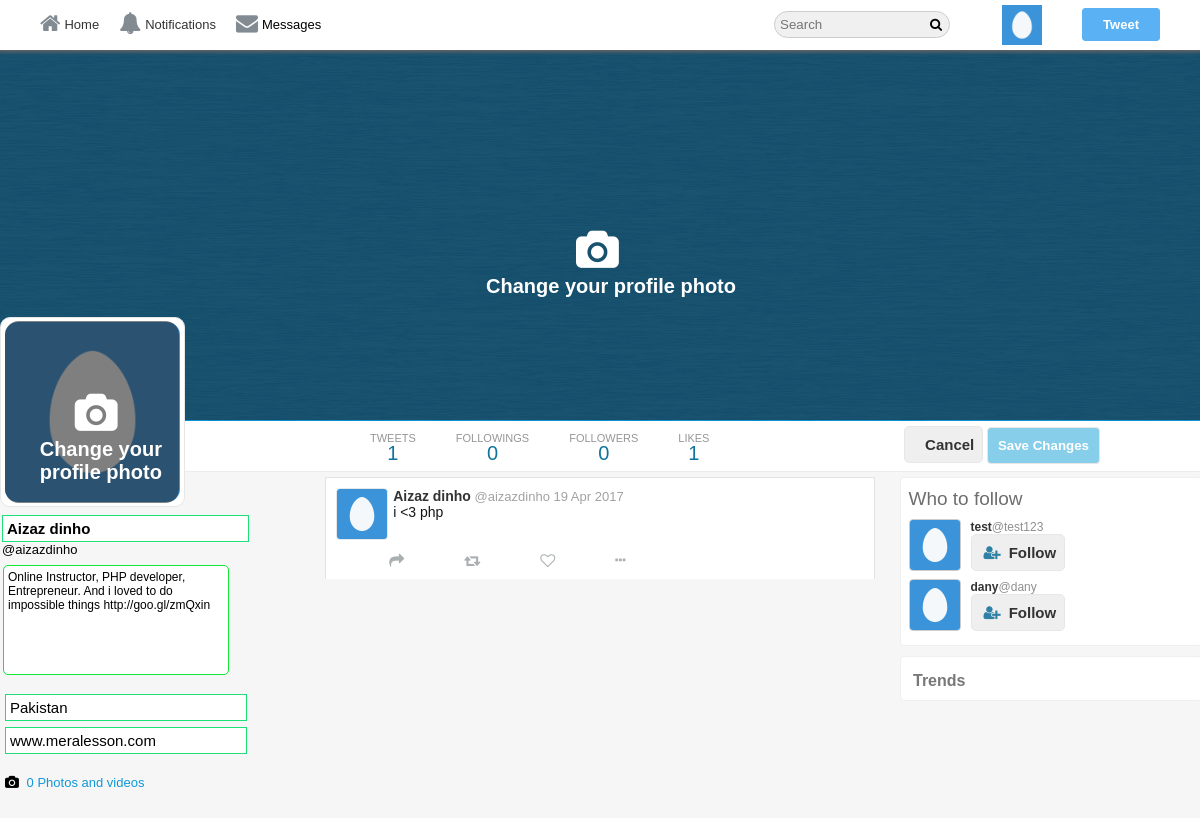
The page /profileEdit.php (signed in) on the database its author committed.
### tables this page shows
CREATE TABLE `users` (
  `user_id` int(11) NOT NULL,
  `username` varchar(140) DEFAULT NULL,
  `email` varchar(40) NOT NULL,
  `password` varchar(255) NOT NULL,
  `screenName` varchar(40) DEFAULT NULL,
  `profileImage` varchar(255) NOT NULL,
  `profileCover` varchar(255) NOT NULL,
  `following` int(11) DEFAULT 0,
  `followers` int(11) DEFAULT 0,
  `bio` varchar(140) DEFAULT NULL,
  `country` varchar(80) DEFAULT NULL,
  `website` varchar(255) DEFAULT NULL
);

CREATE TABLE `tweets` (
  `tweetID` int(11) NOT NULL,
  `status` varchar(140) NOT NULL,
  `tweetBy` int(11) NOT NULL,
  `tweetImage` varchar(255) NOT NULL,
  `retweetID` int(11) DEFAULT 0,
  `retweetBy` int(11) NOT NULL DEFAULT 0,
  `postedOn` datetime NOT NULL,
  `likesCount` int(11) DEFAULT 0,
  `retweetCount` int(11) DEFAULT 0,
  `retweetMsg` varchar(140) DEFAULT NULL
);

### core/init.php (called while the page is built, shortened)
<?php
	include 'database/connection.php';
	include 'classes/user.php';
	include 'classes/tweet.php';
	include 'classes/follow.php';
  	global $pdo;
  	$getFromU = new User($pdo);
  	$getFromT = new Tweet($pdo);
 ?>

### core/classes/user.php (called while the page is built, shortened)
	<?php
class User{
	protected $pdo;
 	public function __construct($pdo){
	    $this->pdo = $pdo;
	}
	public function userData($user_id){
		$stmt = $this->pdo->prepare('SELECT * FROM `users` WHERE `user_id` = :user_id');
		$stmt->bindParam(':user_id', $user_id, PDO::PARAM_INT);
		$stmt->execute();
		return $stmt->fetch(PDO::FETCH_OBJ);
	}
	public function loggedIn(){
		return (isset($_SESSION['user_id'])) ? true : false;
	}
	public function timeAgo($datetime){
		$time    = strtotime($datetime);
 		$current = time();
 		$seconds = $current - $time;
 		$minutes = round($seconds / 60);
		$hours   = round($seconds / 3600);
		$months  = round($seconds / 2600640);
		if($seconds <= 60){
			if($seconds == 0){
				return 'now';
			}else{
				return $seconds.'s';
			}
		}else if($minutes <= 60){
			return $minutes.'m';
		}else if($hours <= 24){
			return $hours.'h';
		}else if($months <= 12){
			return date('M j', $time);
		}else{
			return date('j M Y', $time);
		}
	}
}
?>

### profileEdit.php (the view, shortened to what this page needs)
<?php
	include 'core/init.php';
	$user_id = $_SESSION['user_id'];
	$user    = $getFromU->userData($user_id);
	$notify  = $getFromM->getNotificationCount($user_id);
?>
<!doctype html>
<html>
<head>
	<link rel="stylesheet" href="https://cdnjs.cloudflare.com/ajax/libs/font-awesome/4.6.3/css/font-awesome.css"/>
	<link rel="stylesheet" href="assets/css/style-complete.css"/>
</head>
<body>
<div class="wrapper">
<div class="header-wrapper">
<div class="nav-container">
	<div class="nav">
		<div class="nav-left">
			<ul>
			   <li><a href="<?php echo BASE_URL;?>"><i class="fa fa-home" aria-hidden="true"></i>Home</a></li>
				<?php if($getFromU->loggedIn()=== true){?>
					<li><a href="<?php echo BASE_URL;?>i/notifications"><i class="fa fa-bell" aria-hidden="true"></i>Notifications</a></li>
					<li id="messagePopup"><i class="fa fa-envelope" aria-hidden="true"></i>Messages<span id="messages"><?php if($notify->totalM > 0){echo '<span class="span-i">'.$notify->totalM.'</span>';}?></span></li>
				<?php }?>
			</ul>
		</div>
		<div class="nav-right">
			<ul>
				<li><input type="text" placeholder="Search" class="search"/><i class="fa fa-search" aria-hidden="true"></i>
				</li>
				<li class="hover"><label class="drop-label" for="drop-wrap1"><img src="<?php echo $user->profileImage;?>"/></label>
				</li>
				<li><label for="pop-up-tweet">Tweet</label></li>
			</ul>
		</div>
	</div>
</div>
</div>
<div class="profile-cover-wrap">
<div class="profile-cover-inner">
	<div class="profile-cover-img">
		<img src="<?php echo $user->profileCover;?>"/>
		<div class="img-upload-button-wrap">
			<div class="img-upload-button1">
				<label for="cover-upload-btn">
					<i class="fa fa-camera" aria-hidden="true"></i>
				</label>
				<span class="span-text1">
					Change your profile photo
				</span>
			</div>
		</div>
	</div>
</div>
<div class="profile-nav">
	<div class="profile-navigation">
		<ul>
			<li>
				<a href="#">
					<div class="n-head">
						TWEETS
					</div>
					<div class="n-bottom">
					  <?php $getFromT->countTweets($user_id); ?>
					</div>
				</a>
			</li>
			<li>
				<a href="#">
					<div class="n-head">
						FOLLOWINGS
					</div>
					<div class="n-bottom">
						<?php echo $user->following;?>
					</div>
				</a>
			</li>
			<li>
				<a href="#">
					<div class="n-head">
						FOLLOWERS
					</div>
					<div class="n-bottom">
						<?php echo $user->followers;?>
					</div>
				</a>
			</li>
			<li>
				<a href="#">
					<div class="n-head">
						LIKES
					</div>
					<div class="n-bottom">
						<?php $getFromT->countTweets($user_id); ?>
					</div>
				</a>
			</li>
		</ul>
		<div class="edit-button">
			<span>
				<button class="f-btn" type="button" onclick="window.location.href='<?php echo BASE_URL.$user->username;?>'" value="Cancel">Cancel</button>
			</span>
			<span>
				<input type="submit" id="save" value="Save Changes">
			</span>
		</div>
	</div>
</div>
</div>
<div class="in-wrapper">
<div class="in-full-wrap">
  <div class="in-left">
	<div class="in-left-wrap">
<div class="profile-info-wrap">
	<div class="profile-info-inner">
		<div class="profile-img">
			<img src="<?php echo $user->profileImage;?>"/>
			<div class="img-upload-button-wrap1">
			 <div class="img-upload-button">
				<label for="img-upload-btn">
					<i class="fa fa-camera" aria-hidden="true"></i>
				</label>
				<span class="span-text">
					Change your profile photo
				</span>
			  </div>
			</div>
		</div>
			    <form id="editForm" method="post" enctype="multipart/Form-data">
  				<div class="profile-name-wrap">
					<div class="profile-name">
						<input type="text" name="screenName" value="<?php echo $user->screenName;?>"/>
					</div>
					<div class="profile-tname">
						@<?php echo $user->username;?>
					</div>
				</div>
				<div class="profile-bio-wrap">
					<div class="profile-bio-inner">
						<textarea class="status" name="bio"><?php echo $user->bio;?></textarea>
					</div>
				</div>
					<div class="profile-extra-info">
					<div class="profile-extra-inner">
						<ul>
							<li>
								<div class="profile-ex-location">
									<input id="cn" type="text" name="country" placeholder="Country" value="<?php echo $user->country;?>" />
								</div>
							</li>
							<li>
								<div class="profile-ex-location">
									<input type="text" name="website" placeholder="Website" value="<?php echo $user->website;?>"/>
								</div>
							</li>
 				</form>
					</div>
				</div>
				<div class="profile-extra-footer">
					<div class="profile-extra-footer-head">
						<div class="profile-extra-info">
							<ul>
								<li>
									<div class="profile-ex-location-i">
										<i class="fa fa-camera" aria-hidden="true"></i>
									</div>
									<div class="profile-ex-location">
										<a href="#">0 Photos and videos </a>
									</div>
								</li>
							</ul>
						</div>
					</div>
				</div>
			</div>
		</div>
	</div>
</div>
<div class="in-center">
	<div class="in-center-wrap">
	<?php
	   $tweets = $getFromT->getUserTweets($user_id);
		 foreach ($tweets as $tweet) {
			$likes        = $getFromT->likes($user_id, $tweet->tweetID);
			$retweet      = $getFromT->checkRetweet($tweet->tweetID, $user_id);
			$user         = $getFromT->userData($tweet->retweetBy);
   			echo '<div class="all-tweet">
					<div class="t-show-wrap">
					 <div class="t-show-inner">
   							'.(((isset($retweet['retweetID'])) ? $retweet['retweetID'] === $tweet->retweetID or $tweet->retweetID > 0 : '') ? '
	 							<div class="t-show-popup" data-tweet="'.$tweet->tweetID.'" data-user="'.$tweet->tweetBy.'">
										<span><i class="fa fa-retweet" aria-hidden="true"></i></span><span>'.$user->screenName.'. Retweeted</span>
								</div>' : '').'
					 		 '.(((isset($retweet['retweetMsg'])) ? !empty($retweet['retweetMsg']) && $tweet->tweetID === $retweet['tweetID'] or $tweet->retweetID > 0 : '') ? '<div class="t-show-head">
								<img src="'.$user->profileImage.'"/>
									<span><a href="'.BASE_URL.$user->username.'">'.$user->screenName.'</a></span>
									<span>@'.$user->username.' </span>
									<span>'.$getFromT->timeAgo($retweet['postedOn']).'</span>
									'.$getFromT->getTweetLinks($tweet->retweetMsg).'
									'.((!empty($tweet->tweetImage)) ? '
										<img src="'.$tweet->tweetImage.'"/>
									</div>' : '').'
											<span><a href="#">'.$tweet->screenName.'</a></span>
											<span>@'.$tweet->username.'</span>
											<span>'.$getFromT->timeAgo($tweet->postedOn).'</span>
											'.$getFromT->getTweetLinks($tweet->status).'
						' : '
							<div class="t-show-popup" data-tweet="'.$tweet->tweetID.'" data-user="'.$tweet->tweetBy.'">
								<div class="t-show-head">
									<div class="t-show-img">
										<img src="'.$tweet->profileImage.'"/>
									</div>
									<div class="t-s-head-co	ntent">
										<div class="t-h-c-name">
											<span><a href="'.BASE_URL.$tweet->username.'">'.$tweet->screenName.'</a></span>
											<span>@'.$tweet->username.'</span>
											<span>'.$getFromT->timeAgo($tweet->postedOn).'</span>
										</div>
										<div class="t-h-c-dis">
											'.$getFromT->getTweetLinks($tweet->status).'
										</div>
									</div>
								</div>'.
							 ((!empty($tweet->tweetImage)) ?
						       '<div class="t-show-body">
										     <img src="'.$tweet->tweetImage.'" class="imagePopup" data-tweet="'.$tweet->tweetID.'" data-user="'.$tweet->tweetBy.'"/>
								   </div>' : '' ) .'
				       </div>').'
						<div class="t-show-footer">
							<div class="t-s-f-right">
								<ul>
									<li><button><i class="fa fa-share" aria-hidden="true"></i></button></li>
									<li>'.(((isset($retweet['retweetID'])) ? $tweet->tweetID === $retweet['retweetID'] OR $user_id === $retweet['retweetBy'] : '')  ?
										''.$tweet->tweetID.''.$tweet->tweetBy.''.(($tweet->retweetCount > 0) ? $tweet->retweetCount : '').'' :
										'<button class="retweet" data-tweet="'.$tweet->tweetID.'" data-user="'.$tweet->tweetBy.'"><i class="fa fa-retweet" aria-hidden="true"></i><span class="retweetsCount">'.(($tweet->retweetCount > 0) ? $tweet->retweetCount : '').'</span></button>').'
									</li>
									<li>'.(((isset($likes['likeOn'])) ? $likes['likeOn'] == $tweet->tweetID : '') ?
										''.$tweet->tweetID.''.$tweet->tweetBy.''.(($tweet->likesCount > 0) ? $tweet->likesCount : '').'' :
										'<button class="like-btn" data-tweet="'.$tweet->tweetID.'" data-user="'.$tweet->tweetBy.'"><i class="fa fa-heart-o" aria-hidden="true"></i><span class="likesCounter">'.(($tweet->likesCount > 0) ? $tweet->likesCount : '').'</span></button>').'
									</li>
									'.(($tweet->tweetBy === $user_id) ? '
									<li>
										<a href="#" class="more"><i class="fa fa-ellipsis-h" aria-hidden="true"></i></a>
										  <li><label class="deleteTweet" data-tweet="'.$tweet->tweetID.'">Delete Tweet</label></li>
									</li>' : '').'
								</ul>
							</div>
						</div>
					</div>
				</div>
			</div>';
		}
		?>
	</div>
</div>
<div class="in-right">
	<div class="in-right-wrap">
	<?php $getFromF->whoToFollow($user_id,$user_id);?>
 	<?php $getFromT->trends(); ?>
	</div>
</div>
   </div>
</body>
</html>

### core/classes/tweet.php (shortened to what this page needs)
	<?php
class Tweet extends User{
 	public function __construct($pdo){
		$this->pdo = $pdo;
	}
	public function getUserTweets($user_id){
		$stmt = $this->pdo->prepare("SELECT * FROM `tweets` LEFT JOIN `users` ON `tweetBy` = `user_id` WHERE `tweetBy` = :user_id AND `retweetID` = '0' OR `retweetBy` = :user_id ORDER BY `tweetID` DESC");
		$stmt->bindParam(":user_id", $user_id, PDO::PARAM_INT);
		$stmt->execute();
		return $stmt->fetchAll(PDO::FETCH_OBJ);
	}
	public function getTweetLinks($tweet){
		$tweet = preg_replace("/(https?:\/\/)([\w]+.)([\w\.]+)/", "<a href='$0' target='_blink'>$0</a>", $tweet);
		$tweet = preg_replace("/#([\w]+)/", "<a href='http://localhost/twitter/hashtag/$1'>$0</a>", $tweet);
		$tweet = preg_replace("/@([\w]+)/", "<a href='http://localhost/twitter/$1'>$0</a>", $tweet);
		return $tweet;
	}
	public function countTweets($user_id){
		$stmt = $this->pdo->prepare("SELECT COUNT(`tweetID`) AS `totalTweets` FROM `tweets` WHERE `tweetBy` = :user_id AND `retweetID` = '0' OR `retweetBy` = :user_id");
		$stmt->bindParam(":user_id", $user_id, PDO::PARAM_INT);
		$stmt->execute();
		$count = $stmt->fetch(PDO::FETCH_OBJ);
		echo $count->totalTweets;
	}
	public function trends(){
		echo '<div class="trend-wrapper"><div class="trend-inner"><div class="trend-title"><h3>Trends</h3></div>';
		echo '</div></div>';
	}
}
?>

### core/classes/follow.php (shortened to what this page needs)
<?php
 class Follow extends User{
    public function __construct($pdo){
        $this->pdo = $pdo;
    }
	public function checkFollow($followerID, $user_id){
		$stmt = $this->pdo->prepare("SELECT * FROM `follow` WHERE `sender` = :user_id  AND `receiver` = :followerID");
		$stmt->bindParam(":user_id", $user_id, PDO::PARAM_INT);
		$stmt->bindParam(":followerID", $followerID, PDO::PARAM_INT);
		$stmt->execute();
		return $stmt->fetch(PDO::FETCH_ASSOC);
	}
	public function followBtn($profileID, $user_id, $followID){
		$data = $this->checkFollow($profileID, $user_id);
		if($this->loggedIn()===true){
			if($profileID != $user_id){
				if(isset($data['receiver']) && $data['receiver'] === $profileID){
					return "<button class='f-btn following-btn follow-btn' data-follow='".$profileID."' data-profile='".$followID."'>Following</button>";
				}else{
					return "<button class='f-btn follow-btn' data-follow='".$profileID."' data-profile='".$followID."'><i class='fa fa-user-plus'></i>Follow</button>";
				}
			}else{
				return "<button class='f-btn' onclick=location.href='".BASE_URL."profileEdit.php'>Edit Profile</button>";
			}
		}else{
			return "<button class='f-btn' onclick=location.href='".BASE_URL."index.php'><i class='fa fa-user-plus'></i>Follow</button>";
		}
	}
	public function whoToFollow($user_id, $profileID){
		$stmt = $this->pdo->prepare("SELECT * FROM `users` WHERE `user_id` != :user_id AND `user_id` NOT IN (SELECT `receiver` FROM `follow` WHERE `sender` = :user_id) ORDER BY rand() LIMIT 3");
		$stmt->execute(array("user_id" => $user_id));
		$users = $stmt->fetchAll(PDO::FETCH_OBJ);
		echo '<div class="follow-wrap"><div class="follow-inner"><div class="follow-title"><h3>Who to follow</h3></div>';
		foreach ($users as $user) {
			echo '<div class="follow-body">
					<div class="follow-img">
					  <img src="'.BASE_URL.$user->profileImage.'"/>
				    </div>
					<div class="follow-content">
						<div class="fo-co-head">
							<a href="'.BASE_URL.$user->username.'">'.$user->screenName.'</a><span>@'.$user->username.'</span>
						</div>
						'.$this->followBtn($user->user_id, $user_id, $profileID).'
					</div>
				</div>';
		}
		echo '</div></div>';
	}
}
?>

### rows shown on the page
users: profileImage (placeholder picture), profileCover (placeholder picture), following "0", followers "0", screenName "Aizaz dinho", username "aizazdinho", bio "Online Instructor, PHP developer, Entrepreneur. And i loved to do impossible things http://goo.gl/zmQxin", country "Pakistan", website "www.meralesson.com"
tweets: users.profileImage (placeholder picture), users.screenName "Aizaz dinho", users.username "aizazdinho", postedOn "19 Apr 2017", status "i <3 php"
users: profileImage (placeholder picture), screenName "test", username "test123"
users: profileImage (placeholder picture), screenName "dany", username "dany"

### other values the page prints
$count->totalTweets "1 1"
